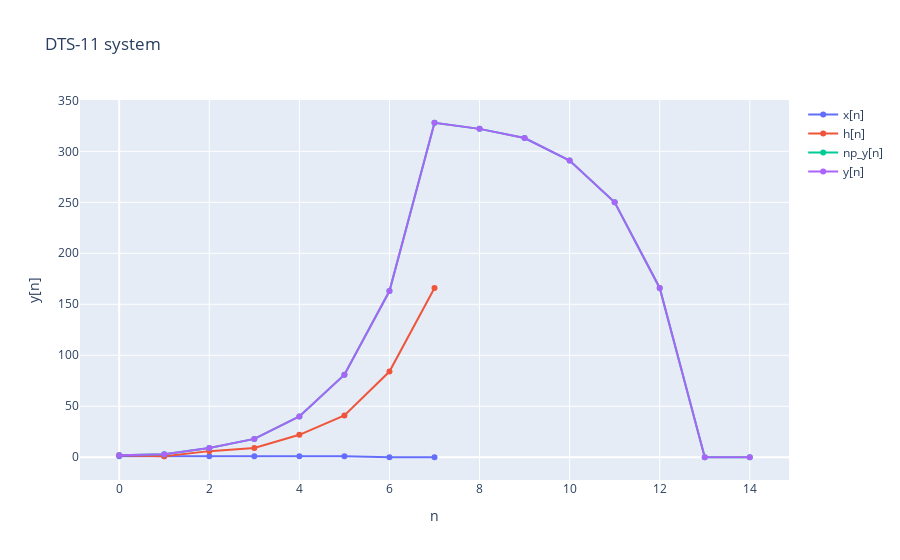

This figure's notebook cell:
### Markdown cell above
### 3. h[n] = DTS-11's y[n]

### Code cell
x = [1, 1, 1, 1, 1, 1, 0, 0]
h = DTS_11(x)
# My convolution function
y = convolution(x,h)
# Numpy convolution function
np_y = np.convolve(x,h)

fig = go.Figure()
fig.add_trace(go.Scatter(x=np.arange(len(x)), y=x, name='x[n]'))
fig.add_trace(go.Scatter(x=np.arange(len(h)), y=h, name='h[n]'))
fig.add_trace(go.Scatter(x=np.arange(len(y)), y=np_y, name='np_y[n]'))
fig.add_trace(go.Scatter(x=np.arange(len(y)), y=y, name='y[n]'))
fig.update_layout(title='DTS-11 system', xaxis_title='n', yaxis_title='y[n]')
fig.show()
y = np.array(y)
print('DTS-11 system : ', y.round(5))

### Figure 1 — Plotly figure (JSON) as saved in the notebook; plotly's stock layout.template omitted (floating-point values rounded to 4 significant figures)
{"data": [{"name": "x[n]", "type": "scatter", "x": [0, 1, 2, 3, 4, 5, 6, 7], "y": [1, 1, 1, 1, 1, 1, 0, 0]}, {"name": "h[n]", "type": "scatter", "x": [0, 1, 2, 3, 4, 5, 6, 7], "y": [2, 1, 6, 9, 22, 41, 84, 166]}, {"name": "np_y[n]", "type": "scatter", "x": [0, 1, 2, 3, 4, 5, 6, 7, 8, 9, 10, 11, 12, 13, 14], "y": [2, 3, 9, 18, 40, 81, 163, 328, 322, 313, 291, 250, 166, 0, 0]}, {"name": "y[n]", "type": "scatter", "x": [0, 1, 2, 3, 4, 5, 6, 7, 8, 9, 10, 11, 12, 13, 14], "y": [2, 3, 9, 18, 40, 81, 163, 328, 322, 313, 291, 250, 166, 0, 0]}], "layout": {"title": {"text": "DTS-11 system"}, "xaxis": {"title": {"text": "n"}}, "yaxis": {"title": {"text": "y[n]"}}}}
